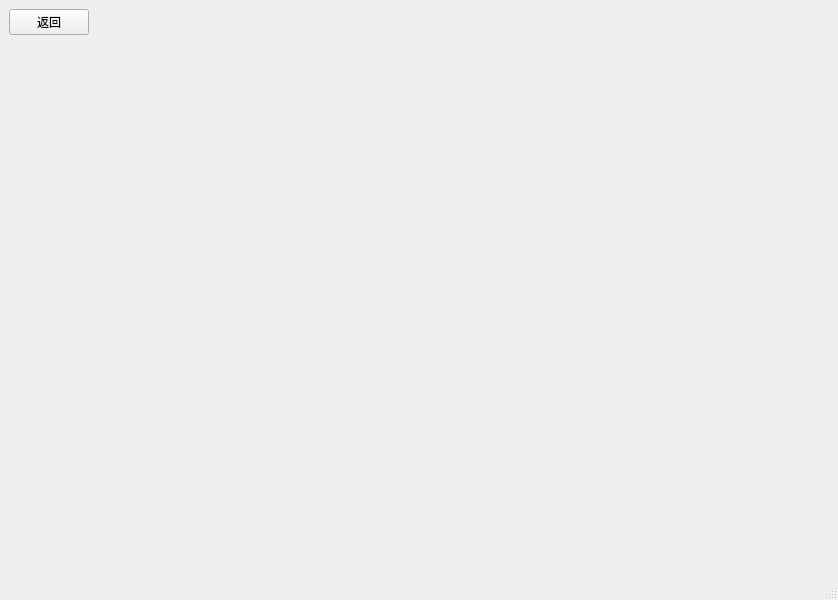
<?xml version="1.0" encoding="UTF-8"?>
<ui version="4.0">
 <class>MainWindow</class>
 <widget class="QMainWindow" name="MainWindow">
  <property name="geometry">
   <rect>
    <x>0</x>
    <y>0</y>
    <width>838</width>
    <height>600</height>
   </rect>
  </property>
  <property name="windowTitle">
   <string>MainWindow</string>
  </property>
  <widget class="QWidget" name="centralwidget">
   <layout class="QGridLayout" name="gridLayout">
    <item row="1" column="0">
     <widget class="QStackedWidget" name="stackedWidget">
      <property name="currentIndex">
       <number>0</number>
      </property>
      <widget class="MainForm" name="page_main"/>
      <widget class="ProductMgrFrom" name="page_productMgr"/>
      <widget class="ComsMgrForm" name="page_comsMgr"/>
     </widget>
    </item>
    <item row="0" column="0">
     <layout class="QHBoxLayout" name="horizontalLayout">
      <item>
       <widget class="QPushButton" name="pushButton_back">
        <property name="text">
         <string>返回</string>
        </property>
       </widget>
      </item>
      <item>
       <spacer name="horizontalSpacer">
        <property name="orientation">
         <enum>Qt::Horizontal</enum>
        </property>
        <property name="sizeHint" stdset="0">
         <size>
          <width>40</width>
          <height>20</height>
         </size>
        </property>
       </spacer>
      </item>
     </layout>
    </item>
   </layout>
  </widget>
  <widget class="QMenuBar" name="menubar">
   <property name="geometry">
    <rect>
     <x>0</x>
     <y>0</y>
     <width>838</width>
     <height>21</height>
    </rect>
   </property>
  </widget>
  <widget class="QStatusBar" name="statusbar"/>
 </widget>
 <customwidgets>
  <customwidget>
   <class>MainForm</class>
   <extends>QWidget</extends>
   <header>MainForm.h</header>
   <container>1</container>
  </customwidget>
  <customwidget>
   <class>ComsMgrForm</class>
   <extends>QWidget</extends>
   <header>ComsMgrForm.h</header>
   <container>1</container>
  </customwidget>
  <customwidget>
   <class>ProductMgrFrom</class>
   <extends>QWidget</extends>
   <header>ProductMgrFrom.h</header>
   <container>1</container>
  </customwidget>
 </customwidgets>
 <resources/>
 <connections/>
</ui>
